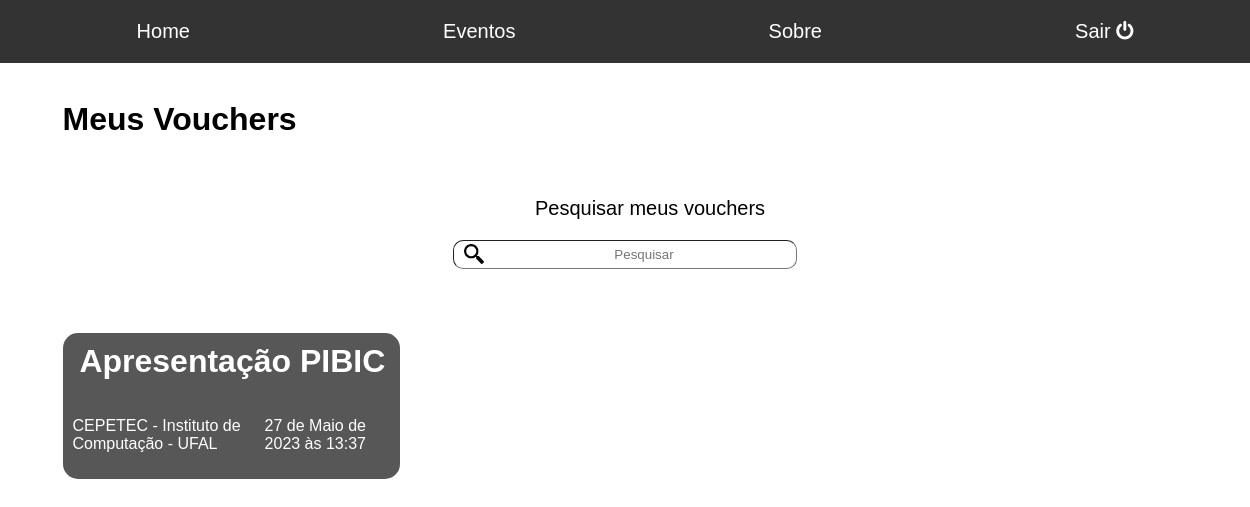
Screenshot of /meus.vouchers (signed in) with the database file from the repository.
### usuario/models.py (models this page shows, shortened)
class Voucher(models.Model):
    usuario = models.ForeignKey(User, on_delete=models.CASCADE)
    evento = models.ForeignKey(Event, on_delete=models.CASCADE)
    codigo = models.CharField(max_length=13, unique=True)
    criado_em = models.DateTimeField(auto_now_add=True)

class Event(models.Model):
    titulo = models.CharField(max_length=50)
    local = models.CharField(max_length=150)
    data_e_hora = models.DateTimeField()
    descricao = models.TextField()
    contato = models.CharField(max_length=150)
    max_ingressos = models.PositiveSmallIntegerField()
    preco = models.DecimalField(decimal_places=2, max_digits=10)
    criado_em = models.DateTimeField(auto_now_add=True)
    usuario = models.ForeignKey(User, on_delete=models.CASCADE)

### usuario/views.py (the view)
# urls.py: path('meus.vouchers', views.meusVouchers, name = 'meusvouchers'),
def meusVouchers(request):
    search = request.GET.get('search')
    if search:
        vouchers_lista = Voucher.objects.filter(usuario=request.user).filter(evento__titulo__icontains=search)
    else:
        vouchers_lista = Voucher.objects.filter(usuario=request.user).order_by('-criado_em')
    return (render(request, 'meus.vouchers.html', {'vouchers': vouchers_lista}))

### usuario/templates/meus.vouchers.html (shortened to what this page needs)
{% extends 'base-usuario.html' %}
{% load static %}
{% block head %}
	<link rel="stylesheet" type="text/css" href="{% static 'css/home.css' %}">
	<link rel="stylesheet" type="text/css" href="{% static 'css/todos.eventos.css' %}">
{% endblock %}
{% block content %}
	<h1>Meus Vouchers</h1>
	<div class="container" id="x">
		<div id="y"><p id="search">Pesquisar meus vouchers</p></div>
		<form method="GET">
			<input type="text" id="a" placeholder="Pesquisar" name="search" value="{{request.GET.search}}">
		</form>
	</div>
	<div id="ultimos" class="container">
		{% for vouchers in vouchers %}
		<div class="evento">
			<h1>
				<a style="text-decoration: none; color: #fff" href= "voucher/{{vouchers.id}}">{{vouchers.evento.titulo}}</a>
			</h1>
			<div class="container" id="info">
				<p>{{vouchers.evento.local}}</p>
				<p>{{vouchers.evento.data_e_hora}}</p>
			</div>
		</div>
		{% endfor %}
	</div>
{% endblock %}

### beeway/static/css/home.css (style rules this page uses)
* { font-family: Arial, Helvetica, sans-serif; }
h1 { margin-top: 3%; margin-left: 5%; }
.container#ultimos { display: grid; grid-template-columns: repeat(3, 1fr); grid-template-rows: repeat(2, 1fr); gap: 5%; row-gap: 10%; margin: 10% 5% 5% 5%; height: auto; }
.evento { background-color: #575757; border-radius: 15px; width: auto; height: auto; color: white; display: block; }
.container#info { display: flex; justify-content: space-between; margin: 10px; }
html { height:100%; box-sizing: border-box; }
body { background-color: white; margin: 0; min-height: 100vh; padding-bottom: 6.74rem; position: relative; box-sizing: inherit; }

### beeway/static/css/todos.eventos.css (style rules this page uses)
* { font-family: Arial, Helvetica, sans-serif; }
.container#x { display: flex; align-items: center; align-content: center; background-color: white; width: 500px; height: 20px; margin: 0px auto; margin-bottom: 100px; flex-direction: column; justify-content: center; margin-top: 50px; }
input#a { border-radius: 10px; border-width: 1px; width: 300px; height: 25px; background-image: url(../img/busca.png); background-position: 10px center; background-repeat: no-repeat; background-size: 20px; padding-left: 40px; }
input#a::placeholder { text-align: center; }
div#y { margin-top: 50px; margin-left: 50px; font-size: 20px; }

### rows the page displays
Voucher: evento.titulo "Apresentação PIBIC", evento.local "CEPETEC - Instituto de Computação - UFAL", evento.data_e_hora "27 de Maio de 2023 às 13:37"
